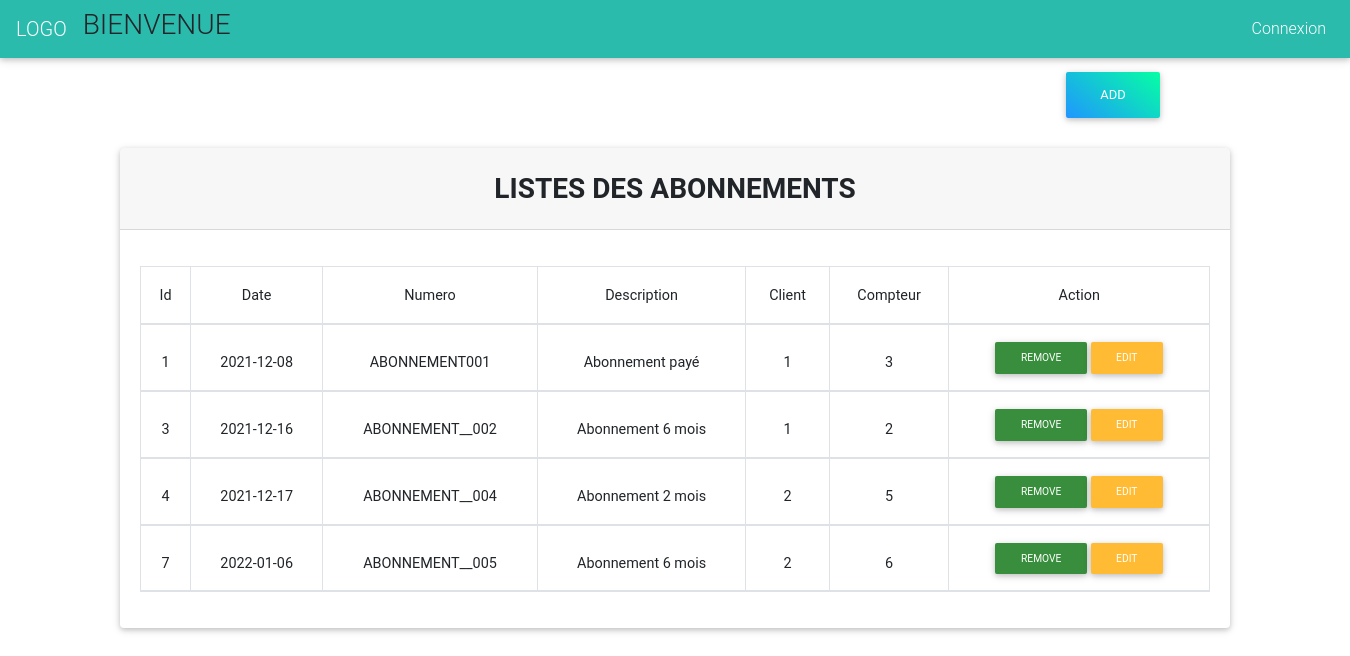
Page /accueil.php?p=gGestionCommercial on the committed database.
### tables this page shows
CREATE TABLE `abonnement` (
  `id` int(11) NOT NULL,
  `date` date DEFAULT NULL,
  `numA` varchar(45) DEFAULT NULL,
  `description` text NOT NULL,
  `idClientF` int(11) NOT NULL,
  `idCompteurF` int(11) NOT NULL
);

### src/models/user.php (called while the page is built, shortened)
<?php
require_once 'bdd.php';
function getAbonnement(){
    global $db;
    return $db->query("SELECT * FROM abonnement")->fetchAll();
}
?>

### src/vue/abonnement/index_abonnement.php (the view, shortened to what this page needs)
<div class="container mt-2">
<div class="col-md-4 offset-10">
    <a href="accueil.php?p=gAddAbonnement" class="btn aqua-gradient">Add</a>
</div>
<div class="card mt-4">
  <h3 class="card-header text-center font-weight-bold text-uppercase py-4">Listes Des Abonnements</h3>
  <div class="card-body">
    <div id="table" class="table-editable">
      <table class="table table-bordered table-responsive-md table-striped text-center">
        <thead>
          <tr>
            <th class="text-center">Id</th>
            <th class="text-center">Date</th>
            <th class="text-center">Numero</th>
            <th class="text-center">Description</th>
            <th class="text-center">Client</th>
            <th class="text-center">Compteur</th>
            <th class="text-center" colspan="2">Action</th>
          </tr>
          <?php
          foreach ($abonnement as $ab) {
            ?>
          <tr>
             <th><?=$ab['id'] ?></th>
             <th><?=$ab['date'] ?></th>
             <th><?=$ab['numA'] ?></th>
             <th><?=$ab['description'] ?></th>
             <th><?=$ab['idClientF'] ?></th>
             <th><?=$ab['idCompteurF'] ?></th>
             <th clospan="2">
            <a href="#" class="btn btn-sm btn-green">Remove</a>
            <a href="#" class="btn btn-sm btn-warning">Edit</a>
            </th>
          </tr>
          <?php
          }
          ?>
        </thead>
      </table>
    </div>
  </div>
</div>
</div>

### rows in the picture
abonnement: id "1", date "2021-12-08", numA "ABONNEMENT001", description "Abonnement payé", idClientF "1", idCompteurF "3"
abonnement: id "3", date "2021-12-16", numA "ABONNEMENT__002", description "Abonnement 6 mois", idClientF "1", idCompteurF "2"
abonnement: id "4", date "2021-12-17", numA "ABONNEMENT__004", description "Abonnement 2 mois", idClientF "2", idCompteurF "5"
abonnement: id "7", date "2022-01-06", numA "ABONNEMENT__005", description "Abonnement 6 mois", idClientF "2", idCompteurF "6"
